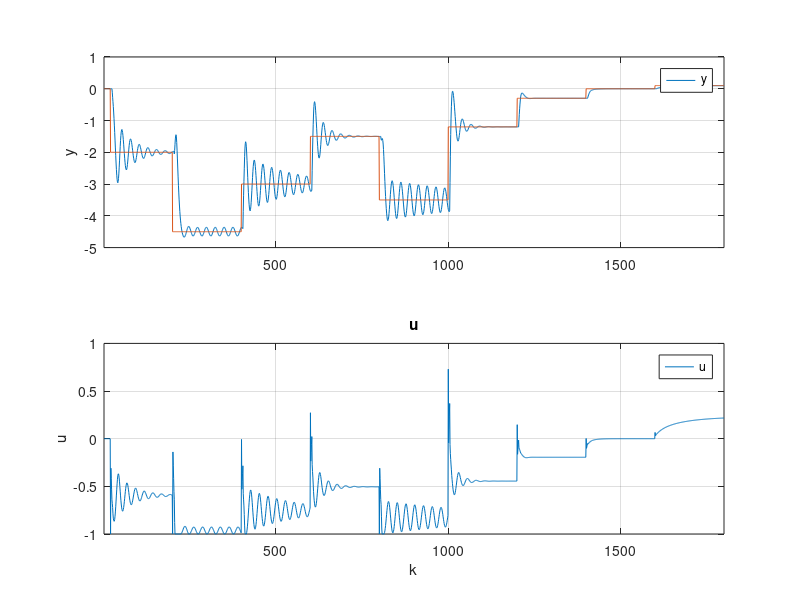

This chart was generated by the following MATLAB code: (Note: this script raises an error after producing the figure.)
addpath('../../../../../../matlab2tikz-master/src/');
outputFile = '../../z4PidKondziu.tex';

y = dlmread('y.csv','\t');
yzad = dlmread('y_zad.csv','\t');
%y2 = dlmread('y3.csv','\t');
%y3 = dlmread('y4.csv','\t');
%y4 = dlmread('y5.csv','\t');
u = dlmread('u.csv','\t');

%%z = dlmread('zad6_z_best_nie_licz_zakl.csv','\t');
x = 1:length(u);

figure(1);


subplot(2,1, 1);
hold on;
plot(x,y);
plot(x,yzad);
%plot(x,y2);
%plot(x,y3);
%plot(x,y4);
xlim([min(x) max(x)]);
%title('y');
%xlabel('k');
ylabel('y');
legend('y', 'Location', 'NorthEast');
%ylim([floor(min(y)) ceil(0.5+max(y))]);
grid on;
box on;

 subplot(2,1, 2);
 hold on;
 %stairs(x,u);
 plot(x,u);
 %plot(x,u1);
% plot(x,u2);
% plot(x,u3);
% plot(x,u4);
 xlim([min(x) max(x)]);
 title('u');
xlabel('k');
 ylabel('u');
 legend('u', 'Location', 'NorthEast');
 grid on;
 box on;

% subplot(3,1, 3);
% hold on;
% stairs(x,z);
% xlim([min(x) max(x)]);
% %title('z');
% xlabel('k');
% ylabel('z');
% legend('z', 'Location', 'NorthEast');
% grid on;
% box on;

% dwie linijki poni�ej zapewniaj� poprawne ustawienie wykresu w pdf-ie
% oraz pozwalaj� nazwa� wykres pod spodem
%beforeFigure = [sprintf('\\begin{figure}[H] \n\\centering')];
%afterFigure = [sprintf('\\caption{%s}\n\\end{figure}', title)];

matlab2tikz(outputFile, ...
    'showInfo', false, ...
    'encoding', 'UTF-8');
%    'extraCode', beforeFigure, ...
%    'extraCodeAtEnd', afterFigure);
hold off;
%close(1)
